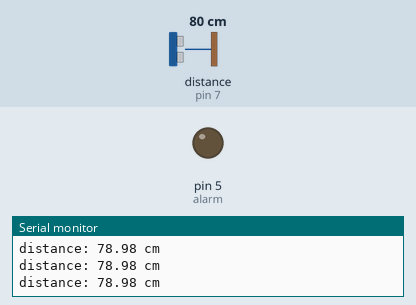
This sketch was run on a simulated Arduino Uno, built with avr-gcc and run on an emulated ATmega328P. Shown: output pins drawn as LEDs (lit = HIGH), the last lines printed to the serial monitor. Wiring (inferred from the names in the program): ultrasonic range finder: trigger pin 6; echo pin 7. Inputs (shaded band) come from the test bench; at power-on: distance to the obstacle (sensor on pin 7) 80 cm. The echo pulse lasts 58.3 µs per cm; pins used as bus, display or sensor lines are not drawn.

Above: at 1.3 s.
1.4 s: distance to the obstacle (sensor on pin 7) set to 12 cm
2.9 s: distance to the obstacle (sensor on pin 7) set to 9 cm
At 3.25 s:
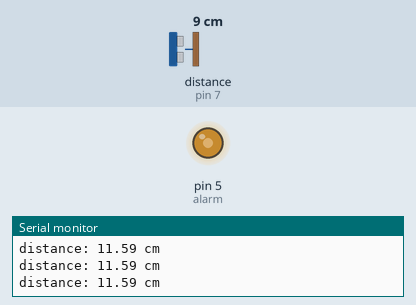
At 3.7 s:
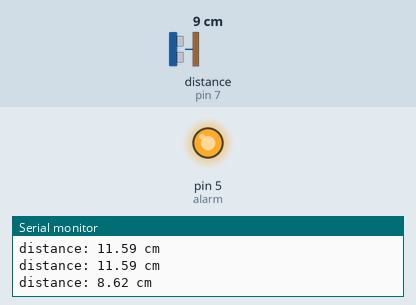
Timing chart, 0 to 11.9 s (numbered marks = the images above; inputs shaded):
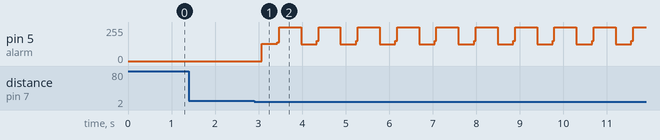

The sketch:

sketch_feb12a.ino
```cpp
int trigPin = 6;
int echoPin = 7;
int alarm = 5;
float totaltime, distance, distance_in_m, time_sec;
void setup() {

pinMode(trigPin, OUTPUT);
pinMode(echoPin, INPUT);
pinMode(alarm, OUTPUT);

Serial.begin (9600);
}

void loop() {

  digitalWrite(trigPin, HIGH);
  delayMicroseconds(10);
  digitalWrite(trigPin, LOW);

  totaltime = pulseIn(echoPin, HIGH);
  time_sec = 0.000001*totaltime;

  distance_in_m = 340 * 0.5 * time_sec;
  distance = distance_in_m * 100;

  if(distance<=10){
for(int i=0;i<100;i++)

{

digitalWrite(alarm,HIGH);

delay(2);//wait for 2ms

digitalWrite(alarm,LOW);

delay(2);//wait for 2ms
}

digitalWrite(alarm, HIGH);
}

  else{
    digitalWrite(alarm, LOW);
  }

  Serial.print("distance: ");
  Serial.print(distance);
  Serial.println(" cm");

  delay(500);

}
```

Measured:
- the behaviour switches between 11 and 10 cm on distance to the obstacle (sensor on pin 7) (found by bisection; images 0 and 1)
